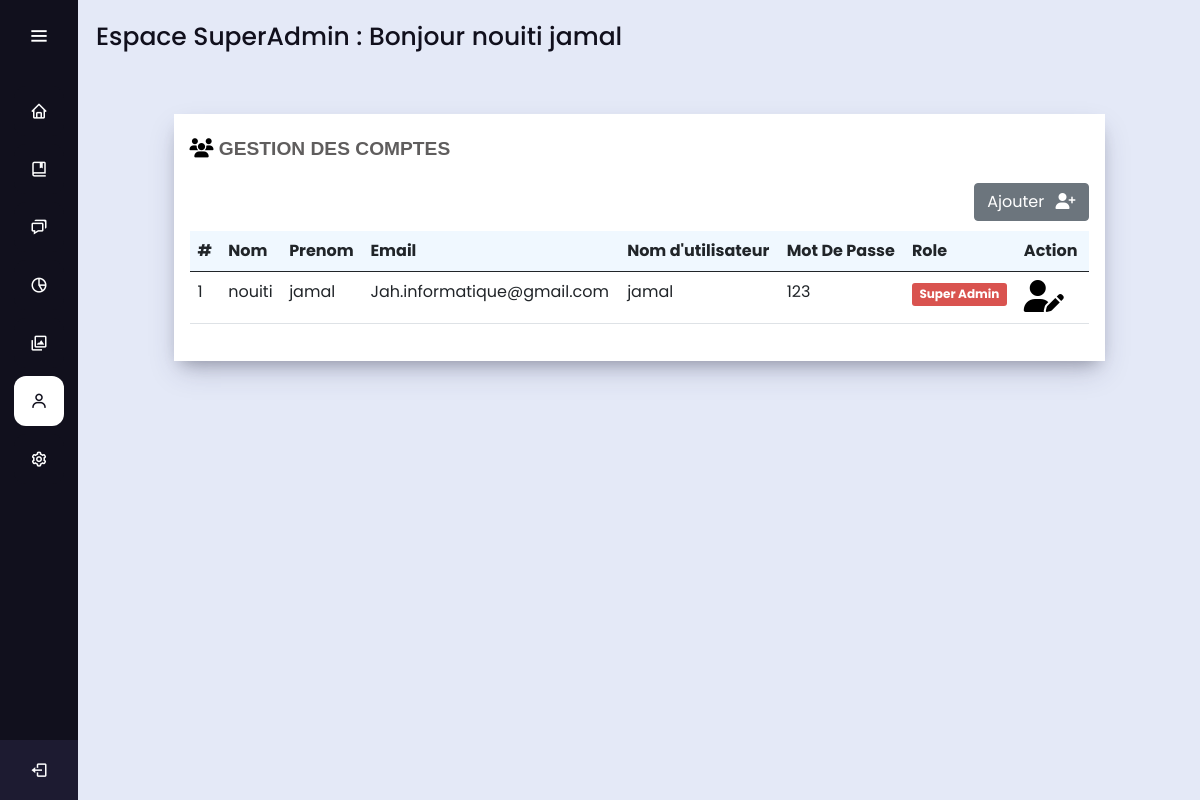
Page /admin/@woul@ti/gererComptes.php (signed in) on the committed database.
### tables this page shows
CREATE TABLE IF NOT EXISTS `compte` (
  `Id` int(11) NOT NULL AUTO_INCREMENT,
  `Nom` varchar(50) NOT NULL,
  `Prenom` varchar(50) NOT NULL,
  `Email` varchar(50) NOT NULL,
  `UserName` varchar(50) NOT NULL,
  `Password` varchar(50) NOT NULL,
  `Role` varchar(50) NOT NULL DEFAULT 'Admin',
  `code` int(11) NOT NULL DEFAULT '0',
  PRIMARY KEY (`Id`)
);

### admin/@woul@ti/gererComptes.php (the view, shortened to what this page needs)
<?php
include('../../db/db.php');
$pdo_statement = $pdo_conn->prepare("select * from compte where Id = ? ");
$pdo_statement -> bindParam(1,$_SESSION['Id']);
$pdo_statement->execute();
$resultPrf = $pdo_statement->fetch();
$pdo_statement = $pdo_conn->prepare("SELECT * FROM compte");
$pdo_statement->execute();
$mesComptes = $pdo_statement->fetchAll(PDO::FETCH_ASSOC);
?>
<!DOCTYPE html>
<html lang="en" dir="ltr">
<head>
  <link rel="stylesheet" href="./assets/style.css">
  <link href='https://unpkg.com/boxicons@2.0.7/css/boxicons.min.css' rel='stylesheet'>
  <link href="https://cdn.jsdelivr.net/npm/bootstrap@5.0.2/dist/css/bootstrap.min.css" rel="stylesheet">
  <link rel="stylesheet" href="https://cdnjs.cloudflare.com/ajax/libs/font-awesome/6.3.0/css/all.min.css">
  <link rel="stylesheet" href="../../toast/beautyToast.css">
</head>
<body>
  <div class="sidebar">
    <div class="logo-details">
      <i class='bx bx-menu' id="btn"></i>
    </div>
    <ul class="nav-list">
      <li>
        <a href="index.php">
          <i class='bx bx-home'></i>
        </a>
      </li>
      <li>
        <a href="inscription.php">
          <i class='bx bx-book-bookmark'></i>
        </a>
      </li>
      <li>
        <a href="formation.php">
          <i class='bx bx-chat'></i>
        </a>
      </li>
      <li>
        <a href="modifierNombres.php">
          <i class='bx bx-pie-chart-alt-2'></i>
        </a>
      </li>
      <li>
        <a href="gererimages.php">
          <i class='bx bx-images'></i>
        </a>
      </li>
      <li class="NavSelect">
        <a href="gererComptes.php">
          <i class='bx bx-user'></i>
        </a>
      </li>
      <li>
        <a href="modifierProfile.php">
          <i class='bx bx-cog'></i>
        </a>
      </li>
      <li class="profile">
                <div class="profile-details">
                    <div class="name_job">
                        <div class="name"><?php echo  $resultPrf['Nom'].' '.$resultPrf['Prenom'];  ?></div>
                        <div class="job"><?php echo $_SESSION["Role"] ?></div>
                    </div>
                </div>
                <a href="seDeconnecter.php">
                <i class='bx bx-log-out' id="log_out"></i>
                </a>
            </li>
    </ul>
  </div>
  <section class="home-section">
    <div class="text">Espace <?php echo $_SESSION["Role"] . " : Bonjour " . $resultPrf['Nom'] . ' ' . $resultPrf['Prenom']; ?> </div>
    <div class="row">
      <div class="col-md-1"></div>
      <div class="col-md-10 chit-chat-layer1-rit ourmarg ">
        <div class="work-progres">
          <div class="chit-chat-heading"> <i class="fa-solid fa-users" style="color: #000000;"></i> Gestion Des Comptes</div>
          <button type="button" class="btn btn-secondary" style="float: right; margin-bottom: 10px;" data-bs-toggle="modal" data-bs-target="#mymodal"> Ajouter <i class="fa-solid fa-user-plus" style="color: #ffffff; margin-left: 7px;"></i> </button>
          <div class="table-responsive">
            <table class="table table-hover tableGer">
              <thead>
                <tr>
                  <th>#</th>
                  <th>Nom </th>
                  <th>Prenom </th>
                  <th>Email</th>
                  <th>Nom d'utilisateur</th>
                  <th>Mot De Passe</th>
                  <th>Role</th>
                  <th colspan="2">Action</th>
                </tr>
              </thead>
              <tbody>
                <?php
                $id = 1;
                foreach ($mesComptes as $row) {
                ?>
                  <tr>
                    <td><?= $id ?></td>
                    <td><?= $row['Nom'] ?></td>
                    <td><?= $row['Prenom'] ?></td>
                    <td><?= $row['Email'] ?></td>
                    <td><?= $row['UserName'] ?></td>
                    <td><?=
                    $row['Password']
                    ?>
                    </td>
                    <?php
                    if ($row['Role'] == 'SuperAdmin') {
                    ?>
                      <td><span class="label label-danger">Super Admin</span></td>
                    <?php
                    } else {
                    ?>
                      <td><span class="label label-primary">Admin</span></td>
                    <?php
                    }
                    ?>
                    <?php
                    if ($row['Role'] == 'SuperAdmin') {
                    ?>
                      <td>
                        <button class="btn01" data-bs-toggle="modal" data-bs-target="#staticBackdrop" data-id="<?= $row['Id'] ?>"> <i class='fa-solid fa-user-pen' style='color:black;font-size:32px'></i></button>
                      </td>
                      <td>
                      </td>
                    <?php
                    }
                    ?>
                  </tr>
                <?php
                  $id = $id + 1;
                }
                ?>
              </tbody>
            </table>
          </div>
        </div>
      </div>
      <div class="col-md-1"></div>
    </div>
  </section>
</body>
</html>

### admin/@woul@ti/assets/style.css (style rules this page uses)
* { margin: 0; padding: 0; box-sizing: border-box; font-family: "Poppins" , sans-serif; }
.sidebar { position: fixed; left: 0; top: 0; height: 100%; width: 78px; background: #11101D; padding: 6px 14px; z-index: 99; transition: all 0.5s ease; }
.sidebar .logo-details { height: 60px; display: flex; align-items: center; position: relative; }
.sidebar .logo-details #btn { position: absolute; top: 50%; right: 0; transform: translateY(-50%); font-size: 22px; transition: all 0.4s ease; font-size: 23px; text-align: center; cursor: pointer; transition: all 0.5s ease; }
.sidebar i { color: #fff; height: 60px; min-width: 50px; font-size: 28px; text-align: center; line-height: 60px; }
.sidebar .nav-list { margin-top: 20px; height: 100%; padding-left: 0px !important; }
.sidebar li { position: relative; margin: 8px 0; list-style: none; }
.sidebar li a { display: flex; height: 100%; width: 100%; border-radius: 12px; align-items: center; text-decoration: none; transition: all 0.4s ease; background: #11101D; }
.sidebar li i { height: 50px; line-height: 50px; font-size: 18px; border-radius: 12px; }
.sidebar li.profile { position: fixed; height: 60px; width: 78px; left: 0; bottom: -8px; padding: 10px 14px; background: #1d1b31; transition: all 0.5s ease; overflow: hidden; }
.sidebar li .profile-details { display: flex; align-items: center; flex-wrap: nowrap; }
.sidebar li.profile .name, .sidebar li.profile .job { font-size: 15px; font-weight: 400; color: #fff; white-space: nowrap; }
.sidebar li.profile .job { font-size: 12px; }
.sidebar .profile #log_out { position: absolute; top: 50%; right: 0; transform: translateY(-50%); background: #1d1b31; width: 100%; height: 60px; line-height: 60px; border-radius: 0px; transition: all 0.5s ease; }
.home-section { position: relative; background: #E4E9F7; min-height: 100vh; top: 0; left: 78px; width: calc(100% - 78px); transition: all 0.5s ease; z-index: 2; overflow-x: hidden; }
.home-section .text { display: inline-block; color: #11101d; font-size: 25px; font-weight: 500; margin: 18px }
.sidebar .NavSelect a .links_name, .sidebar .NavSelect a i { transition: all 0.5s ease; color: #11101D; }
.sidebar .NavSelect a { background: #FFF; }
.chit-chat-layer1-rit { padding:0em 0em 0em 0.5em; }
.work-progres { box-shadow: rgba(50, 50, 93, 0.25) 0px 13px 27px -5px, rgba(0, 0, 0, 0.3) 0px 8px 16px -8px; padding: 1.34em 1em; background: #fff; margin-bottom: 10em; }
.chit-chat-heading { font-size: 1.2em; font-weight: 700; color: #5F5D5D; text-transform: uppercase; font-family: 'Carrois Gothic', sans-serif; margin-bottom: 1em; }
.table-responsive table { border-radius: 0.25rem; }
.table-responsive table thead th { background-color: aliceblue; }
.label { display: block; padding: 0.2em 0.6em 0.3em; font-size: 75%; font-weight: bold; color: #fff; text-align: center; white-space: nowrap; vertical-align: baseline; border-radius: 0.25em; width: 95px; height: 23px; text-align: center; margin-top: 3px; }
.label-danger { background-color: #d9534f; }
.tableGer .btn01 { border: none !important; background: none !important; }
.ourmarg { margin-top: 40px !important; }

### toast/beautyToast.css (style rules this page uses)
:root { --beautyToast-font: 'Quicksand', sans-serif; --beautyToast-regular: 400; --beautyToast-bold: 700; --beautyToast-body: 14px; --beautyToast-title: 16px; --beautyToast-image: 31px; --beautyToast-success-color: #68D84C; --beautyToast-error-color: #D84C4C; --beautyToast-info-color: #4CA5D8; --beautyToast-warning-color: #D8D24C; --beautyToast-bg-color: #FDFDFD; --beautyToast-text-color: #4E4E4E; --beautyToast-progress-color: #D3D6D2; --beautyToast-close-color: #121212; }
* { margin: 0; padding: 0; }
button { background-color: transparent; border: none; }

### rows in the picture
compte: Nom "nouiti", Prenom "jamal", Email "Jah.informatique@gmail.com", UserName "jamal", Password "123", Role "Super Admin"

### other values in the picture
$_SESSION["Role"] "SuperAdmin"
